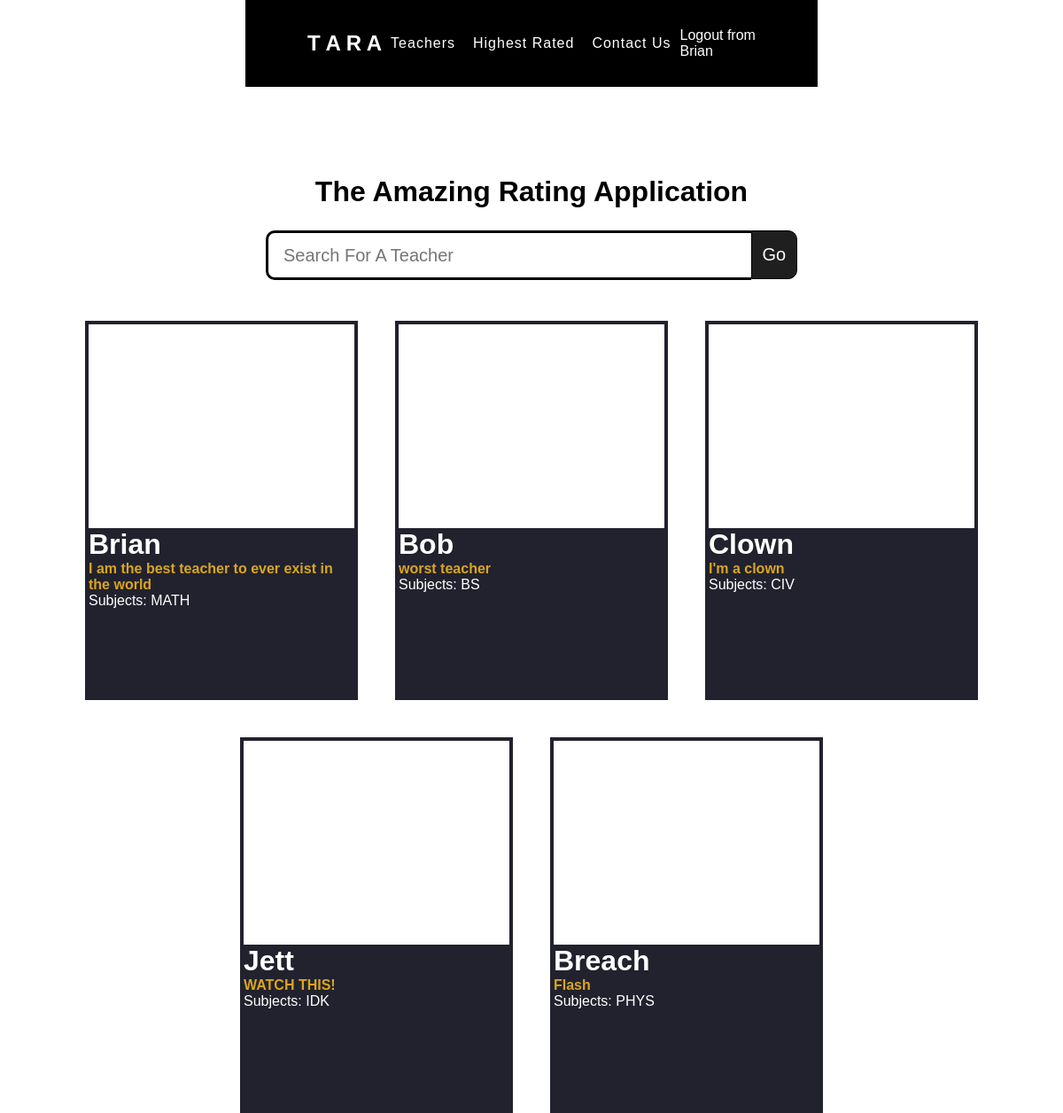
Screenshot of / (signed in) with the database file from the repository.
### teacherRater/models.py (models this page shows, shortened)
class teacherProfile(models.Model):
    name = models.CharField(max_length=128)
    picture = models.URLField()
    comment = models.TextField(max_length=3000)
    education = models.CharField(max_length=255)
    subjects = models.CharField(max_length=4, choices=lessonChoices, default='IDK')
    isActive = models.BooleanField(default=True)

### teacherRater/views.py (the view)
# urls.py: path("", views.index, name="index"),
@login_required(login_url='login')
def index(request):
    teachersList = teacherProfile.objects.all()
    teachReview = reviews.objects.all()
    return render(request, "teacherRater/index.html", {
        "teacherList": teachersList
    })

### teacherRater/templates/teacherRater/index.html (shortened to what this page needs)
{% load static %}
<!doctype html>
<html lang="en">
<head>
    <link href="{% static 'teacherRater/styles.css' %}" rel="stylesheet">
</head>
<body>
    <nav>
        <a href="#" class="logo">T A R A</a>
        <ul class="navigation">
            <li><a href="#">Teachers</a></li>
            <li><a href="#">Highest Rated</a></li>
            <li><a href="#">Contact Us</a></li>
        </ul>
        <a class="Logout" href="{% url 'logout' %}">Logout from <br>{{request.user}}</a>
    </nav>
    <div class="mainBody">
        <h1>The Amazing Rating Application</h1>
        <div class="MainSearch">
            <input type="text" class="searchTerm" placeholder="Search For A Teacher">
            <button type="submit" class="searchButton">
                Go
            </button>
        </div>
        <div class="highSchoolList">
            {% for teacher in teacherList %}
            <div class="main-card">
                <div class="main-card-image" style="background-image: url({{ teacher.picture }})"></div>
                <div class="main-card-details">
                    <div class="main-card-name">
                        <h1>{{ teacher.name }}</h1>
                    </div>
                    <div class="main-card-rating">
                        <h4>{{ teacher.comment }} </h4>
                    </div>
                    <p>Subjects: {{ teacher.subjects }}</p>
                </div>
            </div>
            {% endfor %}
        </div>
    </div>
</body>
</html>

### teacherRater/static/teacherRater/styles.css (style rules this page uses)
* { margin: 0; padding: 0; }
body { font-family: Arial; }
nav { display: flex; justify-content: space-between; align-items: center; padding: 30px 70px; background: black; justify-self: center; align-self: center; }
nav .logo { position: relative; font-size: 1.5em; color: white; text-decoration: none; font-weight: 600; }
nav .navigation { display: flex; justify-content: center; flex-wrap: wrap; margin: 10px 0; }
nav .navigation li { list-style: none; margin: 0 10px; }
nav .navigation li a { color: white; text-decoration: none; font-weight: 500; letter-spacing: 1px; }
.mainBody { ; display: flex; justify-content: center; align-items: center; flex-direction: column; margin-top: 100px; }
.MainSearch { width: 50%; display: flex; position: relative; margin-top: 25px; }
.searchTerm { width: 100%; border: 3px solid black; border-right: none; padding: 5px 5px 5px 17px; height: 40px; border-radius: 10px 0 0 10px; outline: none; color: black; font-size: 20px; }
.searchButton { width: 60px; height: 55px; border: 1px solid black; background: #1f1f1f; text-align: center; color: #fff; border-radius: 0 10px 10px 0; cursor: pointer; font-size: 20px; }
.highSchoolList { display: flex; flex-wrap: wrap; gap: 50px; justify-content: center; align-items: center; padding-top: 50px; }
.main-card { position: relative; display: block; height: 100%; border-radius: 5px overflow: hidden; text-decoration: none; outline: solid 4px #21222d; transition: 0.5s; }
.main-card-image { width: 300px; height: 230px; background-repeat: no-repeat; background-position: 0; background-size: cover; }
.main-card-details { width: 300px; height: 190px; background-color: #21222d; border-radius: 0; color: white; }
.main-card-rating { color: goldenrod; font-size: 100%; }
.Logout { color: white; text-decoration: none; }

### rows the page displays
teacherProfile: name "Brian", comment "I am the best teacher to ever exist in the world", subjects "MATH"
teacherProfile: name "Bob", comment "worst teacher", subjects "BS"
teacherProfile: name "Clown", comment "I'm a clown", subjects "CIV"
teacherProfile: name "Jett", comment "WATCH THIS!", subjects "IDK"
teacherProfile: name "Breach", comment "Flash", subjects "PHYS"

### other values shown
{{ request.user }} "Brian"
